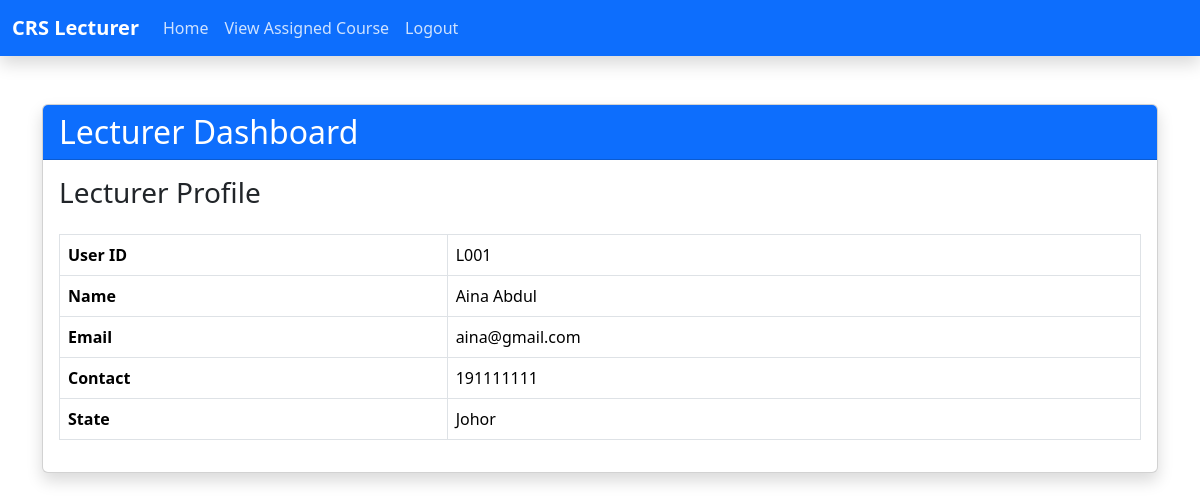
/lecturerDashboard.php (signed in), run on the app's committed database.
### tables this page shows
CREATE TABLE `tb_user` (
  `u_sno` varchar(10) NOT NULL,
  `u_pwd` varchar(20) NOT NULL,
  `u_email` varchar(30) NOT NULL,
  `u_name` varchar(50) NOT NULL,
  `u_contact` int(11) NOT NULL,
  `u_state` varchar(20) NOT NULL,
  `u_reg` timestamp NULL DEFAULT NULL,
  `u_utype` int(11) NOT NULL
);

### lecturerDashboard.php (the view, shortened to what this page needs)
<?php
include('lecturerNav.php');
include ('dbconnect.php');
$user_id = $_SESSION['funame'];
$query = "SELECT * FROM tb_user WHERE u_sno = ?";
$stmt = $con->prepare($query);
$stmt->bind_param("s", $user_id);
$stmt->execute();
$result = $stmt->get_result();
$user_data = $result->fetch_assoc();
?>
<div class="container mt-5">
    <div class="card shadow">
        <div class="card-header bg-primary text-white">
            <h2 class="card-title mb-0">Lecturer Dashboard</h2>
        </div>
        <div class="card-body">
            <h3 class="mb-4">Lecturer Profile</h3>
            <table class="table table-bordered table-hover">
                <tbody>
                    <tr>
                        <th scope="row">User ID</th>
                        <td><?php echo $user_data['u_sno']; ?></td>
                    </tr>
                    <tr>
                        <th scope="row">Name</th>
                        <td><?php echo $user_data['u_name']; ?></td>
                    </tr>
                    <tr>
                        <th scope="row">Email</th>
                        <td><?php echo $user_data['u_email']; ?></td>
                    </tr>
                    <tr>
                        <th scope="row">Contact</th>
                        <td><?php echo $user_data['u_contact']; ?></td>
                    </tr>
                    <tr>
                        <th scope="row">State</th>
                        <td><?php echo $user_data['u_state']; ?></td>
                    </tr>
                </tbody>
            </table>
        </div>
    </div>
</div>
</body>
</html>

### data on the page
tb_user: u_sno "L001", u_name "Aina Abdul", u_email "aina@gmail.com", u_contact "191111111", u_state "Johor"
